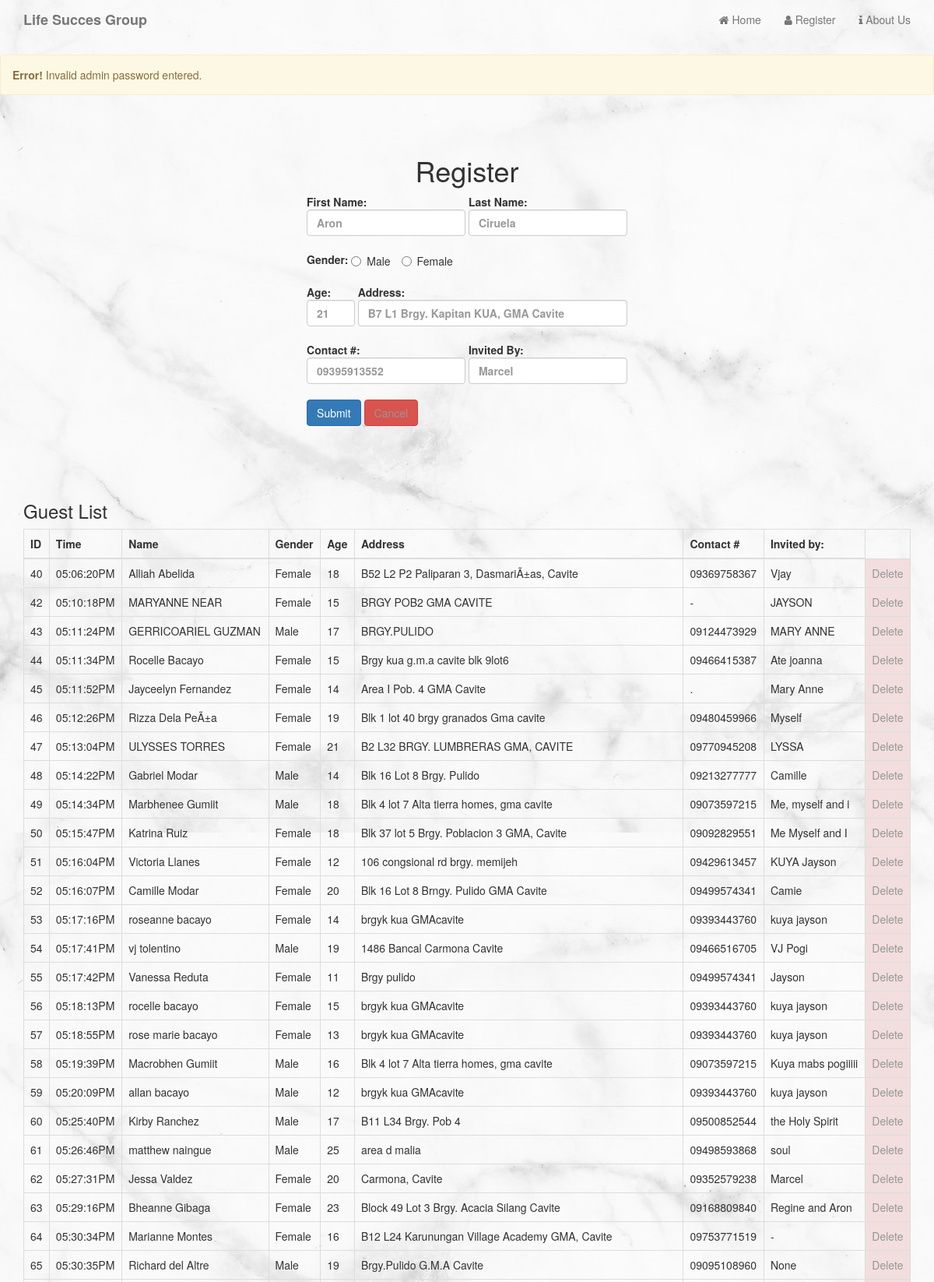
The app's page /Register.php (upper part) with its own data.
### tables this page shows
CREATE TABLE `guests` (
  `guest_id` int(3) NOT NULL,
  `lsg_id` int(3) NOT NULL,
  `attended_time` time NOT NULL,
  `first_name` varchar(255) NOT NULL,
  `last_name` varchar(255) NOT NULL,
  `gender` varchar(255) NOT NULL,
  `age` int(3) NOT NULL,
  `address` varchar(255) NOT NULL,
  `contact` varchar(255) NOT NULL,
  `invited_by` varchar(255) NOT NULL
);

### includes/functions.php (the view, shortened to what this page needs)
<?php
	function deleteGuest(){
			global $con;
			$isCorrect = isAdminPassCorrect();
			if($isCorrect){
				if (isset($_GET['g_id'])) {
					$id = $_GET['g_id'];
					$query = "DELETE FROM guests WHERE guest_id = $id";
					$result = mysqli_query($con, $query);
					if(!$result){
						die("QUERY failed" . mysqli_error($con));
					}else{
						echo
						"<div class='alert alert-success'>
							<strong>Success!</strong> Record succesfully deleted.
						</div>";
					}
				}
			}else{
				echo
				"<div class='alert alert-warning'>
					<strong>Error!</strong> Invalid admin password entered.
				</div>";
			}
	}
	function showGuests($event_id){
			global $con;
			$lsg_id = searchEventById($event_id);
			$query = "SELECT * FROM guests WHERE lsg_id ='{$lsg_id}'";
			$result = mysqli_query($con, $query);
			$count = mysqli_num_rows($result);
			while ($row = mysqli_fetch_assoc($result)) {
				$ID = $row['guest_id'];
				$time = date("h:i:sA", strtotime($row['attended_time']));
				$name = $row['first_name'] . " " . $row['last_name'];
				$gender = $row['gender'];
				$age = $row['age'];
				$address = $row['address'];
				$contact = $row['contact'];
				$invited = $row['invited_by'];
			 echo
			"<tr>
				<td> {$ID} </td>
				<td> {$time} </td>
				<td> {$name} </td>
				<td> {$gender} </td>
				<td> {$age} </td>
				<td> {$address} </td>
				<td> {$contact} </td>
				<td> {$invited} </td>
				<td class='danger'><a href='includes/deleteModal.php?g_id={$ID}' data-toggle='modal' data-target='#myModal'>Delete</a></td>
			</tr>";
		}
		return $count;
	}
	function searchEventById($event_id){
			global $con;
			$query = "SELECT * FROM events WHERE event_id = '{$event_id}'";
			$result = mysqli_query($con, $query);
			while ($row = mysqli_fetch_assoc($result)) {
				$lsg_id = $row['event_id'];
			}
			return $lsg_id;
	}
?>

### assets/css/myCss.css (style rules this page uses)
a { color: rgb(240, 240, 255); }
a:hover, a:link { text-decoration: none; color: rgb(150, 150, 150); }

### records on screen
guests: guest_id "40", attended_time "05:06:20PM", name "Alliah Abelida", gender "Female", age "18", address "B52 L2 P2 Paliparan 3, DasmariÃ±as, Cavite", contact "09369758367", invited_by "Vjay"
guests: guest_id "42", attended_time "05:10:18PM", name "MARYANNE NEAR", gender "Female", age "15", address "BRGY POB2 GMA CAVITE", contact "-", invited_by "JAYSON"
guests: guest_id "43", attended_time "05:11:24PM", name "GERRICOARIEL GUZMAN", gender "Male", age "17", address "BRGY.PULIDO", contact "09124473929", invited_by "MARY ANNE"
guests: guest_id "44", attended_time "05:11:34PM", name "Rocelle Bacayo", gender "Female", age "15", address "Brgy kua g.m.a cavite blk 9lot6", contact "09466415387", invited_by "Ate joanna"
guests: guest_id "45", attended_time "05:11:52PM", name "Jayceelyn Fernandez", gender "Female", age "14", address "Area I Pob. 4 GMA Cavite", contact ".", invited_by "Mary Anne"
guests: guest_id "46", attended_time "05:12:26PM", name "Rizza Dela PeÃ±a", gender "Female", age "19", address "Blk 1 lot 40 brgy granados Gma cavite", contact "09480459966", invited_by "Myself"
guests: guest_id "47", attended_time "05:13:04PM", name "ULYSSES TORRES", gender "Female", age "21", address "B2 L32 BRGY. LUMBRERAS GMA, CAVITE", contact "09770945208", invited_by "LYSSA"
guests: guest_id "48", attended_time "05:14:22PM", name "Gabriel Modar", gender "Male", age "14", address "Blk 16 Lot 8 Brgy. Pulido", contact "09213277777", invited_by "Camille"
guests: guest_id "49", attended_time "05:14:34PM", name "Marbhenee Gumiit", gender "Male", age "18", address "Blk 4 lot 7 Alta tierra homes, gma cavite", contact "09073597215", invited_by "Me, myself and i"
guests: guest_id "50", attended_time "05:15:47PM", name "Katrina Ruiz", gender "Female", age "18", address "Blk 37 lot 5 Brgy. Poblacion 3 GMA, Cavite", contact "09092829551", invited_by "Me Myself and I"
guests: guest_id "51", attended_time "05:16:04PM", name "Victoria Llanes", gender "Female", age "12", address "106 congsional rd brgy. memijeh", contact "09429613457", invited_by "KUYA Jayson"
guests: guest_id "52", attended_time "05:16:07PM", name "Camille Modar", gender "Female", age "20", address "Blk 16 Lot 8 Brngy. Pulido GMA Cavite", contact "09499574341", invited_by "Camie"
guests: guest_id "53", attended_time "05:17:16PM", name "roseanne bacayo", gender "Female", age "14", address "brgyk kua GMAcavite", contact "09393443760", invited_by "kuya jayson"
guests: guest_id "54", attended_time "05:17:41PM", name "vj tolentino", gender "Male", age "19", address "1486 Bancal Carmona Cavite", contact "09466516705", invited_by "VJ Pogi"
guests: guest_id "55", attended_time "05:17:42PM", name "Vanessa Reduta", gender "Female", age "11", address "Brgy pulido", contact "09499574341", invited_by "Jayson"
guests: guest_id "56", attended_time "05:18:13PM", name "rocelle bacayo", gender "Female", age "15", address "brgyk kua GMAcavite", contact "09393443760", invited_by "kuya jayson"
guests: guest_id "57", attended_time "05:18:55PM", name "rose marie bacayo", gender "Female", age "13", address "brgyk kua GMAcavite", contact "09393443760", invited_by "kuya jayson"
guests: guest_id "58", attended_time "05:19:39PM", name "Macrobhen Gumiit", gender "Male", age "16", address "Blk 4 lot 7 Alta tierra homes, gma cavite", contact "09073597215", invited_by "Kuya mabs pogiiiii"
guests: guest_id "59", attended_time "05:20:09PM", name "allan bacayo", gender "Male", age "12", address "brgyk kua GMAcavite", contact "09393443760", invited_by "kuya jayson"
guests: guest_id "60", attended_time "05:25:40PM", name "Kirby Ranchez", gender "Male", age "17", address "B11 L34 Brgy. Pob 4", contact "09500852544", invited_by "the Holy Spirit"
guests: guest_id "61", attended_time "05:26:46PM", name "matthew naingue", gender "Male", age "25", address "area d malia", contact "09498593868", invited_by "soul"
guests: guest_id "62", attended_time "05:27:31PM", name "Jessa Valdez", gender "Female", age "20", address "Carmona, Cavite", contact "09352579238", invited_by "Marcel"
guests: guest_id "63", attended_time "05:29:16PM", name "Bheanne Gibaga", gender "Female", age "23", address "Block 49 Lot 3 Brgy. Acacia Silang Cavite", contact "09168809840", invited_by "Regine and Aron"
guests: guest_id "64", attended_time "05:30:34PM", name "Marianne Montes", gender "Female", age "16", address "B12 L24 Karunungan Village Academy GMA, Cavite", contact "09753771519", invited_by "-"
guests: guest_id "65", attended_time "05:30:35PM", name "Richard del Altre", gender "Male", age "19", address "Brgy.Pulido G.M.A Cavite", contact "09095108960", invited_by "None"
